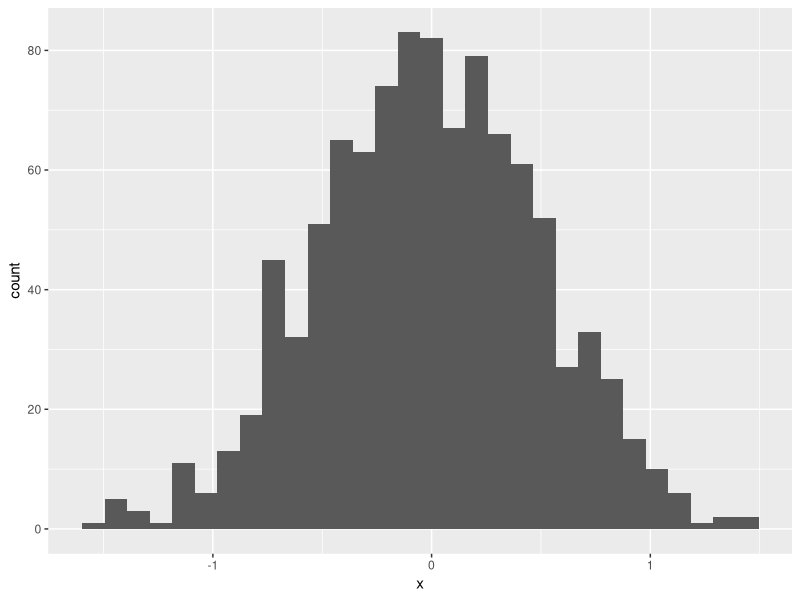

The R script that drew this image:
## ---- chunk 1
library(tidyverse)
library(ggplot2)
library(rlang)
library(knitr)
## ---- chunk 2
samp = rnorm(100)
length(samp)
## ---- chunk 3
plot_df = 
  tibble(
    x = rnorm(1000, sd = .5),
    y = 1 + 2 * x + rnorm(1000)
  )
## ---- chunk 4
ggplot(plot_df, aes(x = x)) + geom_histogram()
## ---- chunk 5
#set <-
#data.frame(
#  r_norm = rnorm(500, mean = 1),
#  big_zero = r_norm > 0,
#  abs_val = abs(r_norm)
#)
